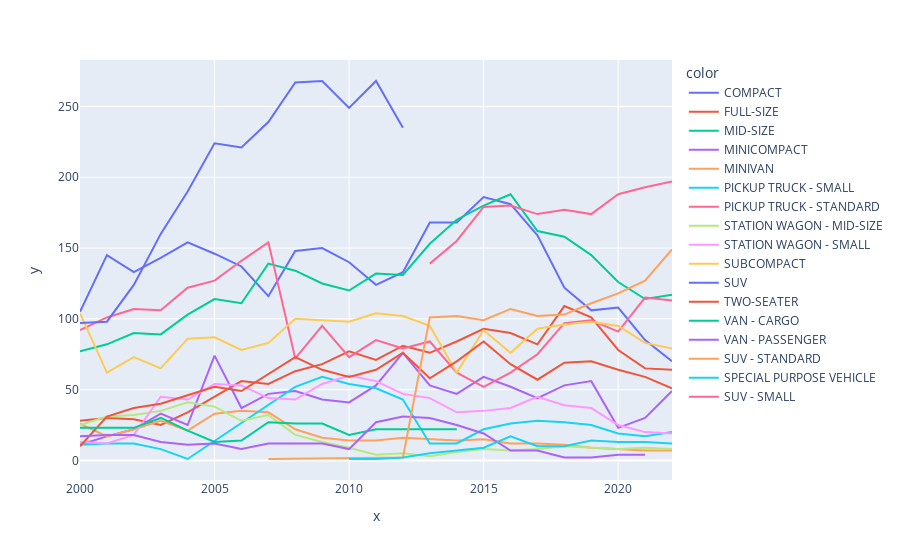

Here is the notebook cell this chart was saved with:
### Code cell
fig3 = px.line(x = years, y = dat_grouped['COMB (mpg)']['count'], color = vehicle_class)
fig3.show()

### Figure 1 — Plotly figure (JSON) as saved in the notebook; plotly's stock layout.template omitted (floating-point values rounded to 4 significant figures)
{"data": [{"hovertemplate": "color=COMPACT<br>x=%{x}<br>y=%{y}<extra></extra>", "legendgroup": "COMPACT", "line": {"color": "#636efa", "dash": "solid"}, "marker": {"symbol": "circle"}, "mode": "lines", "name": "COMPACT", "orientation": "v", "showlegend": true, "type": "scatter", "x": [2000, 2001, 2002, 2003, 2004, 2005, 2006, 2007, 2008, 2009, 2010, 2011, 2012, 2013, 2014, 2015, 2016, 2017, 2018, 2019, 2020, 2021, 2022], "xaxis": "x", "y": [105, 145, 133, 143, 154, 146, 137, 116, 148, 150, 140, 124, 133, 168, 168, 186, 181, 159, 122, 106, 108, 85, 70], "yaxis": "y"}, {"hovertemplate": "color=FULL-SIZE<br>x=%{x}<br>y=%{y}<extra></extra>", "legendgroup": "FULL-SIZE", "line": {"color": "#EF553B", "dash": "solid"}, "marker": {"symbol": "circle"}, "mode": "lines", "name": "FULL-SIZE", "orientation": "v", "showlegend": true, "type": "scatter", "x": [2000, 2001, 2002, 2003, 2004, 2005, 2006, 2007, 2008, 2009, 2010, 2011, 2012, 2013, 2014, 2015, 2016, 2017, 2018, 2019, 2020, 2021, 2022], "xaxis": "x", "y": [28, 30, 29, 25, 34, 45, 56, 54, 63, 68, 77, 71, 81, 76, 84, 93, 90, 82, 109, 101, 78, 65, 64], "yaxis": "y"}, {"hovertemplate": "color=MID-SIZE<br>x=%{x}<br>y=%{y}<extra></extra>", "legendgroup": "MID-SIZE", "line": {"color": "#00cc96", "dash": "solid"}, "marker": {"symbol": "circle"}, "mode": "lines", "name": "MID-SIZE", "orientation": "v", "showlegend": true, "type": "scatter", "x": [2000, 2001, 2002, 2003, 2004, 2005, 2006, 2007, 2008, 2009, 2010, 2011, 2012, 2013, 2014, 2015, 2016, 2017, 2018, 2019, 2020, 2021, 2022], "xaxis": "x", "y": [77, 82, 90, 89, 103, 114, 111, 139, 134, 125, 120, 132, 131, 153, 170, 180, 188, 162, 158, 145, 126, 114, 117], "yaxis": "y"}, {"hovertemplate": "color=MINICOMPACT<br>x=%{x}<br>y=%{y}<extra></extra>", "legendgroup": "MINICOMPACT", "line": {"color": "#ab63fa", "dash": "solid"}, "marker": {"symbol": "circle"}, "mode": "lines", "name": "MINICOMPACT", "orientation": "v", "showlegend": true, "type": "scatter", "x": [2000, 2001, 2002, 2003, 2004, 2005, 2006, 2007, 2008, 2009, 2010, 2011, 2012, 2013, 2014, 2015, 2016, 2017, 2018, 2019, 2020, 2021, 2022], "xaxis": "x", "y": [11, 17, 22, 33, 25, 74, 37, 47, 49, 43, 41, 53, 76, 53, 47, 59, 52, 44, 53, 56, 23, 30, 49], "yaxis": "y"}, {"hovertemplate": "color=MINIVAN<br>x=%{x}<br>y=%{y}<extra></extra>", "legendgroup": "MINIVAN", "line": {"color": "#FFA15A", "dash": "solid"}, "marker": {"symbol": "circle"}, "mode": "lines", "name": "MINIVAN", "orientation": "v", "showlegend": true, "type": "scatter", "x": [2000, 2001, 2002, 2003, 2004, 2005, 2006, 2007, 2008, 2009, 2010, 2011, 2012, 2013, 2014, 2015, 2016, 2017, 2018, 2019, 2020, 2021, 2022], "xaxis": "x", "y": [26, 17, 22, 28, 21, 33, 35, 34, 22, 16, 14, 14, 16, 15, 14, 15, 12, 12, 11, 9, 8, 7, 7], "yaxis": "y"}, {"hovertemplate": "color=PICKUP TRUCK - SMALL<br>x=%{x}<br>y=%{y}<extra></extra>", "legendgroup": "PICKUP TRUCK - SMALL", "line": {"color": "#19d3f3", "dash": "solid"}, "marker": {"symbol": "circle"}, "mode": "lines", "name": "PICKUP TRUCK - SMALL", "orientation": "v", "showlegend": true, "type": "scatter", "x": [2000, 2001, 2002, 2003, 2004, 2008, 2009, 2010, 2011, 2012, 2013, 2014, 2015, 2016, 2017, 2018, 2019, 2020, 2021, 2022], "xaxis": "x", "y": [11, 12, 12, 8, 1, 52, 59, 54, 51, 43, 12, 12, 22, 26, 28, 27, 25, 19, 17, 20], "yaxis": "y"}, {"hovertemplate": "color=PICKUP TRUCK - STANDARD<br>x=%{x}<br>y=%{y}<extra></extra>", "legendgroup": "PICKUP TRUCK - STANDARD", "line": {"color": "#FF6692", "dash": "solid"}, "marker": {"symbol": "circle"}, "mode": "lines", "name": "PICKUP TRUCK - STANDARD", "orientation": "v", "showlegend": true, "type": "scatter", "x": [2000, 2001, 2002, 2003, 2004, 2005, 2006, 2007, 2008, 2009, 2010, 2011, 2012, 2013, 2014, 2015, 2016, 2017, 2018, 2019, 2020, 2021, 2022], "xaxis": "x", "y": [92, 101, 107, 106, 122, 127, 141, 154, 72, 95, 73, 85, 79, 84, 62, 52, 62, 75, 97, 99, 91, 115, 113], "yaxis": "y"}, {"hovertemplate": "color=STATION WAGON - MID-SIZE<br>x=%{x}<br>y=%{y}<extra></extra>", "legendgroup": "STATION WAGON - MID-SIZE", "line": {"color": "#B6E880", "dash": "solid"}, "marker": {"symbol": "circle"}, "mode": "lines", "name": "STATION WAGON - MID-SIZE", "orientation": "v", "showlegend": true, "type": "scatter", "x": [2000, 2001, 2002, 2003, 2004, 2005, 2006, 2007, 2008, 2009, 2010, 2011, 2012, 2013, 2014, 2015, 2016, 2017, 2018, 2019, 2020, 2021, 2022], "xaxis": "x", "y": [25, 31, 32, 35, 41, 38, 28, 32, 18, 13, 9, 4, 5, 3, 6, 8, 7, 8, 10, 9, 8, 9, 8], "yaxis": "y"}, {"hovertemplate": "color=STATION WAGON - SMALL<br>x=%{x}<br>y=%{y}<extra></extra>", "legendgroup": "STATION WAGON - SMALL", "line": {"color": "#FF97FF", "dash": "solid"}, "marker": {"symbol": "circle"}, "mode": "lines", "name": "STATION WAGON - SMALL", "orientation": "v", "showlegend": true, "type": "scatter", "x": [2000, 2001, 2002, 2003, 2004, 2005, 2006, 2007, 2008, 2009, 2010, 2011, 2012, 2013, 2014, 2015, 2016, 2017, 2018, 2019, 2020, 2021, 2022], "xaxis": "x", "y": [13, 12, 18, 45, 43, 54, 53, 44, 43, 54, 60, 56, 47, 44, 34, 35, 37, 45, 39, 37, 25, 20, 19], "yaxis": "y"}, {"hovertemplate": "color=SUBCOMPACT<br>x=%{x}<br>y=%{y}<extra></extra>", "legendgroup": "SUBCOMPACT", "line": {"color": "#FECB52", "dash": "solid"}, "marker": {"symbol": "circle"}, "mode": "lines", "name": "SUBCOMPACT", "orientation": "v", "showlegend": true, "type": "scatter", "x": [2000, 2001, 2002, 2003, 2004, 2005, 2006, 2007, 2008, 2009, 2010, 2011, 2012, 2013, 2014, 2015, 2016, 2017, 2018, 2019, 2020, 2021, 2022], "xaxis": "x", "y": [104, 62, 73, 65, 86, 87, 78, 83, 100, 99, 98, 104, 102, 95, 62, 92, 76, 93, 96, 98, 95, 83, 79], "yaxis": "y"}, {"hovertemplate": "color=SUV<br>x=%{x}<br>y=%{y}<extra></extra>", "legendgroup": "SUV", "line": {"color": "#636efa", "dash": "solid"}, "marker": {"symbol": "circle"}, "mode": "lines", "name": "SUV", "orientation": "v", "showlegend": true, "type": "scatter", "x": [2000, 2001, 2002, 2003, 2004, 2005, 2006, 2007, 2008, 2009, 2010, 2011, 2012], "xaxis": "x", "y": [97, 98, 124, 160, 190, 224, 221, 239, 267, 268, 249, 268, 235], "yaxis": "y"}, {"hovertemplate": "color=TWO-SEATER<br>x=%{x}<br>y=%{y}<extra></extra>", "legendgroup": "TWO-SEATER", "line": {"color": "#EF553B", "dash": "solid"}, "marker": {"symbol": "circle"}, "mode": "lines", "name": "TWO-SEATER", "orientation": "v", "showlegend": true, "type": "scatter", "x": [2000, 2001, 2002, 2003, 2004, 2005, 2006, 2007, 2008, 2009, 2010, 2011, 2012, 2013, 2014, 2015, 2016, 2017, 2018, 2019, 2020, 2021, 2022], "xaxis": "x", "y": [10, 31, 37, 40, 46, 52, 49, 61, 73, 64, 59, 64, 76, 58, 70, 84, 68, 57, 69, 70, 64, 59, 51], "yaxis": "y"}, {"hovertemplate": "color=VAN - CARGO<br>x=%{x}<br>y=%{y}<extra></extra>", "legendgroup": "VAN - CARGO", "line": {"color": "#00cc96", "dash": "solid"}, "marker": {"symbol": "circle"}, "mode": "lines", "name": "VAN - CARGO", "orientation": "v", "showlegend": true, "type": "scatter", "x": [2000, 2001, 2002, 2003, 2004, 2005, 2006, 2007, 2008, 2009, 2010, 2011, 2012, 2013, 2014], "xaxis": "x", "y": [23, 23, 23, 30, 21, 13, 14, 27, 26, 26, 18, 22, 22, 22, 22], "yaxis": "y"}, {"hovertemplate": "color=VAN - PASSENGER<br>x=%{x}<br>y=%{y}<extra></extra>", "legendgroup": "VAN - PASSENGER", "line": {"color": "#ab63fa", "dash": "solid"}, "marker": {"symbol": "circle"}, "mode": "lines", "name": "VAN - PASSENGER", "orientation": "v", "showlegend": true, "type": "scatter", "x": [2000, 2001, 2002, 2003, 2004, 2005, 2006, 2007, 2008, 2009, 2010, 2011, 2012, 2013, 2014, 2015, 2016, 2017, 2018, 2019, 2020, 2021], "xaxis": "x", "y": [17, 18, 18, 13, 11, 12, 8, 12, 12, 12, 8, 27, 31, 30, 25, 19, 7, 7, 2, 2, 4, 4], "yaxis": "y"}, {"hovertemplate": "color=SUV - STANDARD<br>x=%{x}<br>y=%{y}<extra></extra>", "legendgroup": "SUV - STANDARD", "line": {"color": "#FFA15A", "dash": "solid"}, "marker": {"symbol": "circle"}, "mode": "lines", "name": "SUV - STANDARD", "orientation": "v", "showlegend": true, "type": "scatter", "x": [2007, 2012, 2013, 2014, 2015, 2016, 2017, 2018, 2019, 2020, 2021, 2022], "xaxis": "x", "y": [1, 2, 101, 102, 99, 107, 102, 103, 111, 118, 127, 149], "yaxis": "y"}, {"hovertemplate": "color=SPECIAL PURPOSE VEHICLE<br>x=%{x}<br>y=%{y}<extra></extra>", "legendgroup": "SPECIAL PURPOSE VEHICLE", "line": {"color": "#19d3f3", "dash": "solid"}, "marker": {"symbol": "circle"}, "mode": "lines", "name": "SPECIAL PURPOSE VEHICLE", "orientation": "v", "showlegend": true, "type": "scatter", "x": [2010, 2011, 2012, 2013, 2014, 2015, 2016, 2017, 2018, 2019, 2020, 2021, 2022], "xaxis": "x", "y": [1, 1, 2, 5, 7, 9, 17, 10, 10, 14, 13, 13, 12], "yaxis": "y"}, {"hovertemplate": "color=SUV - SMALL<br>x=%{x}<br>y=%{y}<extra></extra>", "legendgroup": "SUV - SMALL", "line": {"color": "#FF6692", "dash": "solid"}, "marker": {"symbol": "circle"}, "mode": "lines", "name": "SUV - SMALL", "orientation": "v", "showlegend": true, "type": "scatter", "x": [2013, 2014, 2015, 2016, 2017, 2018, 2019, 2020, 2021, 2022], "xaxis": "x", "y": [139, 155, 179, 180, 174, 177, 174, 188, 193, 197], "yaxis": "y"}], "layout": {"legend": {"title": {"text": "color"}, "tracegroupgap": 0}, "margin": {"t": 60}, "xaxis": {"anchor": "y", "domain": [0, 1], "title": {"text": "x"}}, "yaxis": {"anchor": "x", "domain": [0, 1], "title": {"text": "y"}}}}
